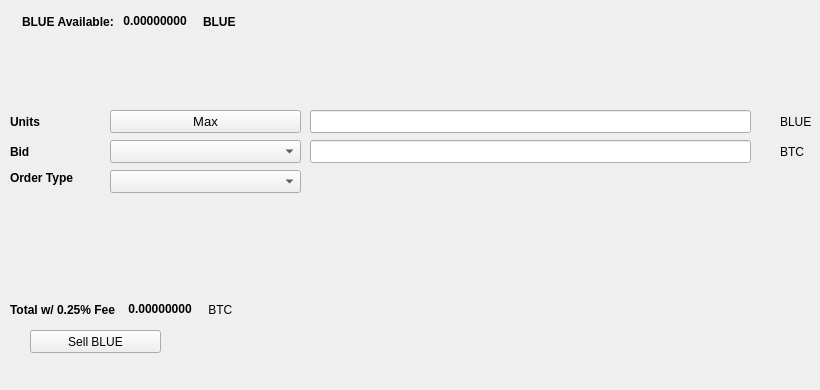
   <widget class="QWidget" name="SellTab">
    <attribute name="title">
     <string>Sell</string>
    </attribute>
    <widget class="QLabel" name="label_16">
     <property name="geometry">
      <rect>
       <x>780</x>
       <y>140</y>
       <width>31</width>
       <height>23</height>
      </rect>
     </property>
     <property name="text">
      <string>BTC</string>
     </property>
    </widget>
    <widget class="QComboBox" name="SellBidcomboBox">
     <property name="geometry">
      <rect>
       <x>110</x>
       <y>140</y>
       <width>191</width>
       <height>23</height>
      </rect>
     </property>
     <property name="font">
      <font>
       <pointsize>10</pointsize>
      </font>
     </property>
    </widget>
    <widget class="QLabel" name="label_18">
     <property name="geometry">
      <rect>
       <x>10</x>
       <y>110</y>
       <width>46</width>
       <height>23</height>
      </rect>
     </property>
     <property name="font">
      <font>
       <weight>75</weight>
       <bold>true</bold>
      </font>
     </property>
     <property name="text">
      <string>Units</string>
     </property>
    </widget>
    <widget class="QPushButton" name="Sell_Max_Amount">
     <property name="geometry">
      <rect>
       <x>110</x>
       <y>110</y>
       <width>191</width>
       <height>23</height>
      </rect>
     </property>
     <property name="font">
      <font>
       <pointsize>10</pointsize>
      </font>
     </property>
     <property name="text">
      <string>Max</string>
     </property>
    </widget>
    <widget class="QLabel" name="label_20">
     <property name="geometry">
      <rect>
       <x>10</x>
       <y>170</y>
       <width>91</width>
       <height>16</height>
      </rect>
     </property>
     <property name="font">
      <font>
       <weight>75</weight>
       <bold>true</bold>
      </font>
     </property>
     <property name="text">
      <string>Order Type</string>
     </property>
    </widget>
    <widget class="QComboBox" name="SellOrdertypeCombo">
     <property name="geometry">
      <rect>
       <x>110</x>
       <y>170</y>
       <width>191</width>
       <height>23</height>
      </rect>
     </property>
     <property name="font">
      <font>
       <pointsize>10</pointsize>
      </font>
     </property>
    </widget>
    <widget class="QLabel" name="label_21">
     <property name="geometry">
      <rect>
       <x>10</x>
       <y>140</y>
       <width>46</width>
       <height>23</height>
      </rect>
     </property>
     <property name="font">
      <font>
       <weight>75</weight>
       <bold>true</bold>
      </font>
     </property>
     <property name="text">
      <string>Bid</string>
     </property>
    </widget>
    <widget class="QLabel" name="label_22">
     <property name="geometry">
      <rect>
       <x>780</x>
       <y>110</y>
       <width>31</width>
       <height>23</height>
      </rect>
     </property>
     <property name="text">
      <string>BLUE</string>
     </property>
    </widget>
    <widget class="QLineEdit" name="UnitsInputBLUE">
     <property name="geometry">
      <rect>
       <x>310</x>
       <y>110</y>
       <width>441</width>
       <height>23</height>
      </rect>
     </property>
     <property name="font">
      <font>
       <pointsize>9</pointsize>
       <weight>75</weight>
       <bold>true</bold>
      </font>
     </property>
    </widget>
    <widget class="QLineEdit" name="SellBidPriceEdit">
     <property name="geometry">
      <rect>
       <x>310</x>
       <y>140</y>
       <width>441</width>
       <height>23</height>
      </rect>
     </property>
     <property name="font">
      <font>
       <pointsize>9</pointsize>
       <weight>75</weight>
       <bold>true</bold>
      </font>
     </property>
    </widget>
    <widget class="QPushButton" name="SellBLUEBTN">
     <property name="geometry">
      <rect>
       <x>30</x>
       <y>330</y>
       <width>131</width>
       <height>23</height>
      </rect>
     </property>
     <property name="text">
      <string>Sell BLUE</string>
     </property>
     <property name="icon">
      <iconset resource="../bluecoin">
       <normaloff>:/icons/bitcoin</normaloff>:/icons/bitcoin</iconset>
     </property>
    </widget>
    <widget class="QWidget" name="layoutWidget3">
     <property name="geometry">
      <rect>
       <x>22</x>
       <y>12</y>
       <width>258</width>
       <height>19</height>
      </rect>
     </property>
     <layout class="QHBoxLayout" name="horizontalLayout">
      <item>
       <widget class="QLabel" name="label232_2">
        <property name="font">
         <font>
          <weight>75</weight>
          <bold>true</bold>
         </font>
        </property>
        <property name="text">
         <string>BLUE Available:</string>
        </property>
       </widget>
      </item>
      <item>
       <widget class="QLabel" name="BLUEAvailableLabel">
        <property name="palette">
         <palette>
          <active>
           <colorrole role="WindowText">
            <brush brushstyle="SolidPattern">
             <color alpha="255">
              <red>0</red>
              <green>0</green>
              <blue>0</blue>
             </color>
            </brush>
           </colorrole>
           <colorrole role="Button">
            <brush brushstyle="SolidPattern">
             <color alpha="255">
              <red>0</red>
              <green>170</green>
              <blue>0</blue>
             </color>
            </brush>
           </colorrole>
           <colorrole role="Light">
            <brush brushstyle="SolidPattern">
             <color alpha="255">
              <red>0</red>
              <green>255</green>
              <blue>0</blue>
             </color>
            </brush>
           </colorrole>
           <colorrole role="Midlight">
            <brush brushstyle="SolidPattern">
             <color alpha="255">
              <red>0</red>
              <green>212</green>
              <blue>0</blue>
             </color>
            </brush>
           </colorrole>
           <colorrole role="Dark">
            <brush brushstyle="SolidPattern">
             <color alpha="255">
              <red>0</red>
              <green>85</green>
              <blue>0</blue>
             </color>
            </brush>
           </colorrole>
           <colorrole role="Mid">
            <brush brushstyle="SolidPattern">
             <color alpha="255">
              <red>0</red>
              <green>113</green>
              <blue>0</blue>
             </color>
            </brush>
           </colorrole>
           <colorrole role="Text">
            <brush brushstyle="SolidPattern">
             <color alpha="255">
              <red>0</red>
              <green>170</green>
              <blue>0</blue>
             </color>
            </brush>
           </colorrole>
           <colorrole role="BrightText">
            <brush brushstyle="SolidPattern">
             <color alpha="255">
              <red>255</red>
              <green>255</green>
              <blue>255</blue>
             </color>
            </brush>
           </colorrole>
           <colorrole role="ButtonText">
            <brush brushstyle="SolidPattern">
             <color alpha="255">
              <red>0</red>
              <green>0</green>
              <blue>0</blue>
             </color>
            </brush>
           </colorrole>
           <colorrole role="Base">
            <brush brushstyle="SolidPattern">
             <color alpha="255">
              <red>255</red>
              <green>255</green>
              <blue>255</blue>
             </color>
            </brush>
           </colorrole>
           <colorrole role="Window">
            <brush brushstyle="SolidPattern">
             <color alpha="255">
              <red>0</red>
              <green>170</green>
              <blue>0</blue>
             </color>
            </brush>
           </colorrole>
           <colorrole role="Shadow">
            <brush brushstyle="SolidPattern">
             <color alpha="255">
              <red>0</red>
              <green>0</green>
              <blue>0</blue>
             </color>
            </brush>
           </colorrole>
           <colorrole role="AlternateBase">
            <brush brushstyle="SolidPattern">
             <color alpha="255">
              <red>127</red>
              <green>212</green>
              <blue>127</blue>
             </color>
            </brush>
           </colorrole>
           <colorrole role="ToolTipBase">
            <brush brushstyle="SolidPattern">
             <color alpha="255">
              <red>255</red>
              <green>255</green>
              <blue>220</blue>
             </color>
            </brush>
           </colorrole>
           <colorrole role="ToolTipText">
            <brush brushstyle="SolidPattern">
             <color alpha="255">
              <red>0</red>
              <green>0</green>
              <blue>0</blue>
             </color>
            </brush>
           </colorrole>
          </active>
          <inactive>
           <colorrole role="WindowText">
            <brush brushstyle="SolidPattern">
             <color alpha="255">
              <red>0</red>
              <green>0</green>
              <blue>0</blue>
             </color>
            </brush>
           </colorrole>
           <colorrole role="Button">
            <brush brushstyle="SolidPattern">
             <color alpha="255">
              <red>0</red>
              <green>170</green>
              <blue>0</blue>
             </color>
            </brush>
           </colorrole>
           <colorrole role="Light">
            <brush brushstyle="SolidPattern">
             <color alpha="255">
              <red>0</red>
              <green>255</green>
              <blue>0</blue>
             </color>
            </brush>
           </colorrole>
           <colorrole role="Midlight">
            <brush brushstyle="SolidPattern">
             <color alpha="255">
              <red>0</red>
              <green>212</green>
              <blue>0</blue>
             </color>
            </brush>
           </colorrole>
           <colorrole role="Dark">
            <brush brushstyle="SolidPattern">
             <color alpha="255">
              <red>0</red>
              <green>85</green>
              <blue>0</blue>
             </color>
            </brush>
           </colorrole>
           <colorrole role="Mid">
            <brush brushstyle="SolidPattern">
             <color alpha="255">
              <red>0</red>
              <green>113</green>
              <blue>0</blue>
             </color>
            </brush>
           </colorrole>
           <colorrole role="Text">
            <brush brushstyle="SolidPattern">
             <color alpha="255">
              <red>0</red>
              <green>170</green>
              <blue>0</blue>
             </color>
            </brush>
           </colorrole>
           <colorrole role="BrightText">
            <brush brushstyle="SolidPattern">
             <color alpha="255">
              <red>255</red>
              <green>255</green>
              <blue>255</blue>
             </color>
            </brush>
           </colorrole>
           <colorrole role="ButtonText">
            <brush brushstyle="SolidPattern">
             <color alpha="255">
              <red>0</red>
              <green>0</green>
              <blue>0</blue>
             </color>
            </brush>
           </colorrole>
           <colorrole role="Base">
            <brush brushstyle="SolidPattern">
             <color alpha="255">
              <red>255</red>
              <green>255</green>
              <blue>255</blue>
             </color>
            </brush>
           </colorrole>
           <colorrole role="Window">
            <brush brushstyle="SolidPattern">
             <color alpha="255">
              <red>0</red>
              <green>170</green>
              <blue>0</blue>
             </color>
            </brush>
           </colorrole>
           <colorrole role="Shadow">
            <brush brushstyle="SolidPattern">
             <color alpha="255">
              <red>0</red>
              <green>0</green>
              <blue>0</blue>
             </color>
            </brush>
           </colorrole>
           <colorrole role="AlternateBase">
            <brush brushstyle="SolidPattern">
             <color alpha="255">
              <red>127</red>
              <green>212</green>
              <blue>127</blue>
             </color>
            </brush>
           </colorrole>
           <colorrole role="ToolTipBase">
            <brush brushstyle="SolidPattern">
             <color alpha="255">
              <red>255</red>
              <green>255</green>
              <blue>220</blue>
             </color>
            </brush>
           </colorrole>
           <colorrole role="ToolTipText">
            <brush brushstyle="SolidPattern">
             <color alpha="255">
              <red>0</red>
              <green>0</green>
              <blue>0</blue>
             </color>
            </brush>
           </colorrole>
          </inactive>
          <disabled>
           <colorrole role="WindowText">
            <brush brushstyle="SolidPattern">
             <color alpha="255">
              <red>0</red>
              <green>85</green>
              <blue>0</blue>
             </color>
            </brush>
           </colorrole>
           <colorrole role="Button">
            <brush brushstyle="SolidPattern">
             <color alpha="255">
              <red>0</red>
              <green>170</green>
              <blue>0</blue>
             </color>
            </brush>
           </colorrole>
           <colorrole role="Light">
            <brush brushstyle="SolidPattern">
             <color alpha="255">
              <red>0</red>
              <green>255</green>
              <blue>0</blue>
             </color>
            </brush>
           </colorrole>
           <colorrole role="Midlight">
            <brush brushstyle="SolidPattern">
             <color alpha="255">
              <red>0</red>
              <green>212</green>
              <blue>0</blue>
             </color>
            </brush>
           </colorrole>
           <colorrole role="Dark">
            <brush brushstyle="SolidPattern">
             <color alpha="255">
              <red>0</red>
              <green>85</green>
              <blue>0</blue>
             </color>
            </brush>
           </colorrole>
           <colorrole role="Mid">
            <brush brushstyle="SolidPattern">
             <color alpha="255">
              <red>0</red>
              <green>113</green>
              <blue>0</blue>
             </color>
            </brush>
           </colorrole>
           <colorrole role="Text">
            <brush brushstyle="SolidPattern">
             <color alpha="255">
              <red>0</red>
              <green>85</green>
              <blue>0</blue>
             </color>
            </brush>
           </colorrole>
           <colorrole role="BrightText">
            <brush brushstyle="SolidPattern">
             <color alpha="255">
              <red>255</red>
              <green>255</green>
              <blue>255</blue>
             </color>
            </brush>
           </colorrole>
           <colorrole role="ButtonText">
            <brush brushstyle="SolidPattern">
             <color alpha="255">
              <red>0</red>
              <green>85</green>
              <blue>0</blue>
             </color>
            </brush>
           </colorrole>
           <colorrole role="Base">
            <brush brushstyle="SolidPattern">
             <color alpha="255">
              <red>0</red>
              <green>170</green>
              <blue>0</blue>
             </color>
            </brush>
           </colorrole>
           <colorrole role="Window">
            <brush brushstyle="SolidPattern">
             <color alpha="255">
              <red>0</red>
              <green>170</green>
              <blue>0</blue>
             </color>
            </brush>
           </colorrole>
           <colorrole role="Shadow">
            <brush brushstyle="SolidPattern">
             <color alpha="255">
              <red>0</red>
              <green>0</green>
              <blue>0</blue>
             </color>
            </brush>
           </colorrole>
           <colorrole role="AlternateBase">
            <brush brushstyle="SolidPattern">
             <color alpha="255">
              <red>0</red>
              <green>170</green>
              <blue>0</blue>
             </color>
            </brush>
           </colorrole>
           <colorrole role="ToolTipBase">
            <brush brushstyle="SolidPattern">
             <color alpha="255">
              <red>255</red>
              <green>255</green>
              <blue>220</blue>
             </color>
            </brush>
           </colorrole>
           <colorrole role="ToolTipText">
            <brush brushstyle="SolidPattern">
             <color alpha="255">
              <red>0</red>
              <green>0</green>
              <blue>0</blue>
             </color>
            </brush>
           </colorrole>
          </disabled>
         </palette>
        </property>
        <property name="font">
         <font>
          <weight>75</weight>
          <bold>true</bold>
         </font>
        </property>
        <property name="text">
         <string> 0.00000000 </string>
        </property>
        <property name="textInteractionFlags">
         <set>Qt::LinksAccessibleByMouse|Qt::TextSelectableByKeyboard|Qt::TextSelectableByMouse</set>
        </property>
       </widget>
      </item>
      <item>
       <widget class="QLabel" name="labelBLUE">
        <property name="font">
         <font>
          <weight>75</weight>
          <bold>true</bold>
         </font>
        </property>
        <property name="text">
         <string>BLUE</string>
        </property>
       </widget>
      </item>
     </layout>
    </widget>
    <widget class="QWidget" name="layoutWidget">
     <property name="geometry">
      <rect>
       <x>10</x>
       <y>300</y>
       <width>268</width>
       <height>19</height>
      </rect>
     </property>
     <layout class="QHBoxLayout" name="horizontalLayout_2">
      <item>
       <widget class="QLabel" name="label_19">
        <property name="font">
         <font>
          <weight>75</weight>
          <bold>true</bold>
         </font>
        </property>
        <property name="text">
         <string>Total w/ 0.25% Fee </string>
        </property>
       </widget>
      </item>
      <item>
       <widget class="QLabel" name="SellCostLabel">
        <property name="palette">
         <palette>
          <active>
           <colorrole role="WindowText">
            <brush brushstyle="SolidPattern">
             <color alpha="255">
              <red>0</red>
              <green>0</green>
              <blue>0</blue>
             </color>
            </brush>
           </colorrole>
           <colorrole role="Button">
            <brush brushstyle="SolidPattern">
             <color alpha="255">
              <red>0</red>
              <green>170</green>
              <blue>0</blue>
             </color>
            </brush>
           </colorrole>
           <colorrole role="Light">
            <brush brushstyle="SolidPattern">
             <color alpha="255">
              <red>0</red>
              <green>255</green>
              <blue>0</blue>
             </color>
            </brush>
           </colorrole>
           <colorrole role="Midlight">
            <brush brushstyle="SolidPattern">
             <color alpha="255">
              <red>0</red>
              <green>212</green>
              <blue>0</blue>
             </color>
            </brush>
           </colorrole>
           <colorrole role="Dark">
            <brush brushstyle="SolidPattern">
             <color alpha="255">
              <red>0</red>
              <green>85</green>
              <blue>0</blue>
             </color>
            </brush>
           </colorrole>
           <colorrole role="Mid">
            <brush brushstyle="SolidPattern">
             <color alpha="255">
              <red>0</red>
              <green>113</green>
              <blue>0</blue>
             </color>
            </brush>
           </colorrole>
           <colorrole role="Text">
            <brush brushstyle="SolidPattern">
             <color alpha="255">
              <red>0</red>
              <green>170</green>
              <blue>0</blue>
             </color>
            </brush>
           </colorrole>
           <colorrole role="BrightText">
            <brush brushstyle="SolidPattern">
             <color alpha="255">
              <red>255</red>
              <green>255</green>
              <blue>255</blue>
             </color>
            </brush>
           </colorrole>
           <colorrole role="ButtonText">
            <brush brushstyle="SolidPattern">
             <color alpha="255">
              <red>0</red>
              <green>0</green>
              <blue>0</blue>
             </color>
            </brush>
           </colorrole>
           <colorrole role="Base">
            <brush brushstyle="SolidPattern">
             <color alpha="255">
              <red>255</red>
              <green>255</green>
              <blue>255</blue>
             </color>
            </brush>
           </colorrole>
           <colorrole role="Window">
            <brush brushstyle="SolidPattern">
             <color alpha="255">
              <red>0</red>
              <green>170</green>
              <blue>0</blue>
             </color>
            </brush>
           </colorrole>
           <colorrole role="Shadow">
            <brush brushstyle="SolidPattern">
             <color alpha="255">
              <red>0</red>
              <green>0</green>
              <blue>0</blue>
             </color>
            </brush>
           </colorrole>
           <colorrole role="AlternateBase">
            <brush brushstyle="SolidPattern">
             <color alpha="255">
              <red>127</red>
              <green>212</green>
              <blue>127</blue>
             </color>
            </brush>
           </colorrole>
           <colorrole role="ToolTipBase">
            <brush brushstyle="SolidPattern">
             <color alpha="255">
              <red>255</red>
              <green>255</green>
              <blue>220</blue>
             </color>
            </brush>
           </colorrole>
           <colorrole role="ToolTipText">
            <brush brushstyle="SolidPattern">
             <color alpha="255">
              <red>0</red>
              <green>0</green>
              <blue>0</blue>
             </color>
            </brush>
           </colorrole>
          </active>
          <inactive>
           <colorrole role="WindowText">
            <brush brushstyle="SolidPattern">
             <color alpha="255">
              <red>0</red>
              <green>0</green>
              <blue>0</blue>
             </color>
            </brush>
           </colorrole>
           <colorrole role="Button">
            <brush brushstyle="SolidPattern">
             <color alpha="255">
              <red>0</red>
              <green>170</green>
              <blue>0</blue>
             </color>
            </brush>
           </colorrole>
           <colorrole role="Light">
            <brush brushstyle="SolidPattern">
             <color alpha="255">
              <red>0</red>
              <green>255</green>
              <blue>0</blue>
             </color>
            </brush>
           </colorrole>
           <colorrole role="Midlight">
            <brush brushstyle="SolidPattern">
             <color alpha="255">
              <red>0</red>
              <green>212</green>
              <blue>0</blue>
             </color>
            </brush>
           </colorrole>
           <colorrole role="Dark">
            <brush brushstyle="SolidPattern">
             <color alpha="255">
              <red>0</red>
              <green>85</green>
              <blue>0</blue>
             </color>
            </brush>
           </colorrole>
           <colorrole role="Mid">
            <brush brushstyle="SolidPattern">
             <color alpha="255">
              <red>0</red>
              <green>113</green>
              <blue>0</blue>
             </color>
            </brush>
           </colorrole>
           <colorrole role="Text">
            <brush brushstyle="SolidPattern">
             <color alpha="255">
              <red>0</red>
              <green>170</green>
              <blue>0</blue>
             </color>
            </brush>
           </colorrole>
           <colorrole role="BrightText">
            <brush brushstyle="SolidPattern">
             <color alpha="255">
              <red>255</red>
              <green>255</green>
              <blue>255</blue>
             </color>
            </brush>
           </colorrole>
           <colorrole role="ButtonText">
            <brush brushstyle="SolidPattern">
             <color alpha="255">
              <red>0</red>
              <green>0</green>
              <blue>0</blue>
             </color>
            </brush>
           </colorrole>
           <colorrole role="Base">
            <brush brushstyle="SolidPattern">
             <color alpha="255">
              <red>255</red>
              <green>255</green>
              <blue>255</blue>
             </color>
            </brush>
           </colorrole>
           <colorrole role="Window">
            <brush brushstyle="SolidPattern">
             <color alpha="255">
              <red>0</red>
              <green>170</green>
              <blue>0</blue>
             </color>
            </brush>
           </colorrole>
           <colorrole role="Shadow">
            <brush brushstyle="SolidPattern">
             <color alpha="255">
              <red>0</red>
              <green>0</green>
              <blue>0</blue>
             </color>
            </brush>
           </colorrole>
           <colorrole role="AlternateBase">
            <brush brushstyle="SolidPattern">
             <color alpha="255">
              <red>127</red>
              <green>212</green>
              <blue>127</blue>
             </color>
            </brush>
           </colorrole>
           <colorrole role="ToolTipBase">
            <brush brushstyle="SolidPattern">
             <color alpha="255">
              <red>255</red>
              <green>255</green>
              <blue>220</blue>
             </color>
            </brush>
           </colorrole>
           <colorrole role="ToolTipText">
            <brush brushstyle="SolidPattern">
             <color alpha="255">
              <red>0</red>
              <green>0</green>
              <blue>0</blue>
             </color>
            </brush>
           </colorrole>
          </inactive>
          <disabled>
           <colorrole role="WindowText">
            <brush brushstyle="SolidPattern">
             <color alpha="255">
              <red>0</red>
              <green>85</green>
              <blue>0</blue>
             </color>
            </brush>
           </colorrole>
           <colorrole role="Button">
            <brush brushstyle="SolidPattern">
             <color alpha="255">
              <red>0</red>
              <green>170</green>
              <blue>0</blue>
             </color>
            </brush>
           </colorrole>
           <colorrole role="Light">
            <brush brushstyle="SolidPattern">
             <color alpha="255">
              <red>0</red>
              <green>255</green>
              <blue>0</blue>
             </color>
            </brush>
           </colorrole>
           <colorrole role="Midlight">
            <brush brushstyle="SolidPattern">
             <color alpha="255">
              <red>0</red>
              <green>212</green>
              <blue>0</blue>
             </color>
            </brush>
           </colorrole>
           <colorrole role="Dark">
            <brush brushstyle="SolidPattern">
             <color alpha="255">
              <red>0</red>
              <green>85</green>
              <blue>0</blue>
             </color>
            </brush>
           </colorrole>
           <colorrole role="Mid">
            <brush brushstyle="SolidPattern">
             <color alpha="255">
              <red>0</red>
              <green>113</green>
              <blue>0</blue>
             </color>
            </brush>
           </colorrole>
           <colorrole role="Text">
            <brush brushstyle="SolidPattern">
             <color alpha="255">
              <red>0</red>
              <green>85</green>
              <blue>0</blue>
             </color>
            </brush>
           </colorrole>
           <colorrole role="BrightText">
            <brush brushstyle="SolidPattern">
             <color alpha="255">
              <red>255</red>
              <green>255</green>
              <blue>255</blue>
             </color>
            </brush>
           </colorrole>
           <colorrole role="ButtonText">
            <brush brushstyle="SolidPattern">
             <color alpha="255">
              <red>0</red>
              <green>85</green>
              <blue>0</blue>
             </color>
            </brush>
           </colorrole>
           <colorrole role="Base">
            <brush brushstyle="SolidPattern">
             <color alpha="255">
              <red>0</red>
              <green>170</green>
              <blue>0</blue>
             </color>
            </brush>
           </colorrole>
           <colorrole role="Window">
            <brush brushstyle="SolidPattern">
             <color alpha="255">
              <red>0</red>
              <green>170</green>
              <blue>0</blue>
             </color>
            </brush>
           </colorrole>
           <colorrole role="Shadow">
            <brush brushstyle="SolidPattern">
             <color alpha="255">
              <red>0</red>
              <green>0</green>
              <blue>0</blue>
             </color>
            </brush>
           </colorrole>
           <colorrole role="AlternateBase">
            <brush brushstyle="SolidPattern">
             <color alpha="255">
              <red>0</red>
              <green>170</green>
              <blue>0</blue>
             </color>
            </brush>
           </colorrole>
           <colorrole role="ToolTipBase">
            <brush brushstyle="SolidPattern">
             <color alpha="255">
              <red>255</red>
              <green>255</green>
              <blue>220</blue>
             </color>
            </brush>
           </colorrole>
           <colorrole role="ToolTipText">
            <brush brushstyle="SolidPattern">
             <color alpha="255">
              <red>0</red>
              <green>0</green>
              <blue>0</blue>
             </color>
            </brush>
           </colorrole>
          </disabled>
         </palette>
        </property>
        <property name="font">
         <font>
          <weight>75</weight>
          <bold>true</bold>
         </font>
        </property>
        <property name="autoFillBackground">
         <bool>false</bool>
        </property>
        <property name="text">
         <string> 0.00000000</string>
        </property>
        <property name="textInteractionFlags">
         <set>Qt::LinksAccessibleByMouse|Qt::TextSelectableByMouse</set>
        </property>
       </widget>
      </item>
      <item>
       <widget class="QLabel" name="label_17">
        <property name="font">
         <font>
          <weight>50</weight>
          <bold>false</bold>
         </font>
        </property>
        <property name="text">
         <string> BTC</string>
        </property>
       </widget>
      </item>
     </layout>
    </widget>
    <widget class="QLabel" name="label_23">
     <property name="geometry">
      <rect>
       <x>460</x>
       <y>300</y>
       <width>281</width>
       <height>81</height>
      </rect>
     </property>
     <property name="text">
      <string/>
     </property>
     <property name="pixmap">
      <pixmap>:/images/bittrex</pixmap>
     </property>
    </widget>
   </widget>
